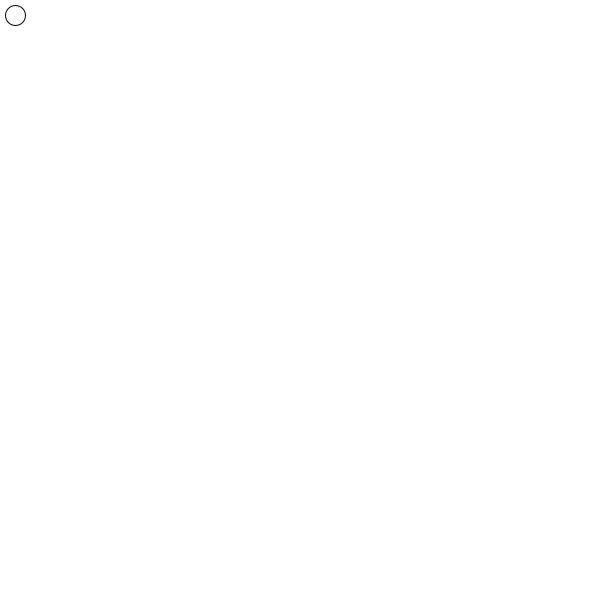
Frame 1 (no input)
Frame 60 (the mouse pressed at the canvas centre just before this capture): identical to frame 1, image omitted
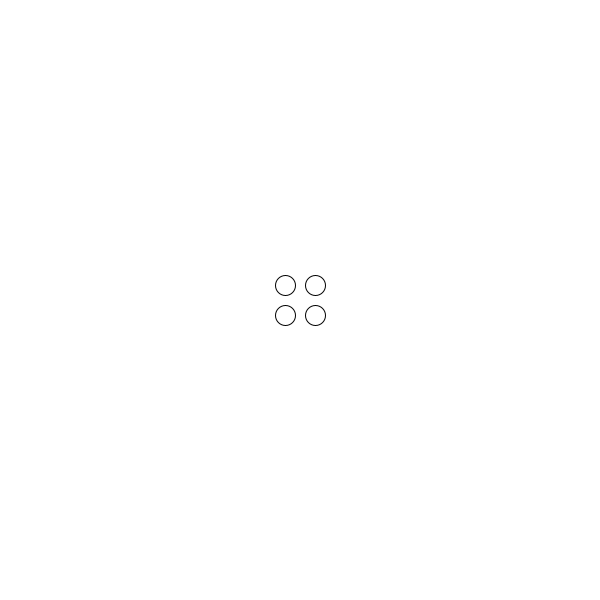
Frame 120 (the mouse held since frame 60 and released just before this capture)

The Processing sketch that drew these frames (run headless with seeded random() and noise(); from frame 60 on, the mouse is pressed at the canvas centre):

// Processing sketch: operacaoMouse_refactorar
// ── operacaoMouse_refactorar.pde
void setup()
{
  size(600, 600);
  background(255);
}

void draw()
{
  background(255);
  ellipse(mouseX - 15, mouseY - 15, 20, 20);
  ellipse(mouseX + 15, mouseY - 15, 20, 20);
  ellipse(mouseX - 15, mouseY + 15, 20, 20);
  ellipse(mouseX + 15, mouseY + 15, 20, 20);
}
